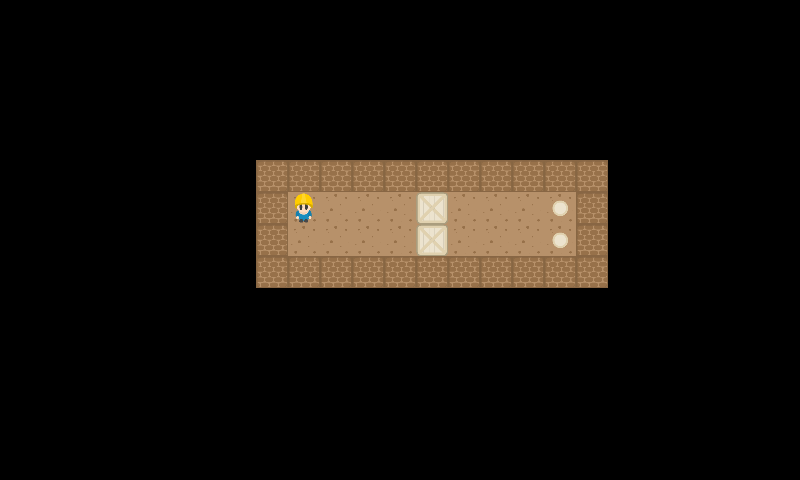

Tiled map render using the project's own tile images. Description and the map definition, with tile-layer contents summarised, below:
An orthogonal 25x15 tile map with 32x32 px tiles, 2 tile layers (StaticMap, Objetos).

<map version="1.0" orientation="orthogonal" renderorder="right-down" width="25" height="15" tilewidth="32" tileheight="32">
 <tileset firstgid="1" name="Tileset" tilewidth="32" tileheight="32">
  <image source="Tileset.png" width="192" height="192" />
  <tile id="0">
   <properties>
    <property name="tipo" value="pared" />
   </properties>
  </tile>
  <tile id="6">
   <properties>
    <property name="tipo" value="pared" />
   </properties>
  </tile>
  <tile id="8">
   <properties>
    <property name="color" value="purple" />
    <property name="tipo" value="endPoint" />
   </properties>
  </tile>
  <tile id="9">
   <properties>
    <property name="color" value="gray" />
    <property name="tipo" value="endPoint" />
   </properties>
  </tile>
  <tile id="10">
   <properties>
    <property name="color" value="brown" />
    <property name="tipo" value="endPoint" />
   </properties>
  </tile>
  <tile id="11">
   <properties>
    <property name="color" value="blue" />
    <property name="tipo" value="endPoint" />
   </properties>
  </tile>
  <tile id="12">
   <properties>
    <property name="tipo" value="pared" />
   </properties>
  </tile>
  <tile id="14">
   <properties>
    <property name="color" value="black" />
    <property name="tipo" value="endPoint" />
   </properties>
  </tile>
  <tile id="15">
   <properties>
    <property name="color" value="purple" />
    <property name="tipo" value="caja" />
   </properties>
  </tile>
  <tile id="16">
   <properties>
    <property name="color" value="gray" />
    <property name="tipo" value="caja" />
   </properties>
  </tile>
  <tile id="17">
   <properties>
    <property name="color" value="brown" />
    <property name="tipo" value="caja" />
   </properties>
  </tile>
  <tile id="18">
   <properties>
    <property name="tipo" value="pared" />
   </properties>
  </tile>
  <tile id="20">
   <properties>
    <property name="color" value="beige" />
    <property name="tipo" value="endPoint" />
   </properties>
  </tile>
  <tile id="21">
   <properties>
    <property name="color" value="blue" />
    <property name="tipo" value="caja" />
   </properties>
  </tile>
  <tile id="22">
   <properties>
    <property name="tipo" value="startPoint" />
   </properties>
  </tile>
  <tile id="24">
   <properties>
    <property name="tipo" value="pared" />
   </properties>
  </tile>
  <tile id="25">
   <properties>
    <property name="color" value="yellow" />
    <property name="tipo" value="endPoint" />
   </properties>
  </tile>
  <tile id="26">
   <properties>
    <property name="color" value="yellow" />
    <property name="tipo" value="caja" />
   </properties>
  </tile>
  <tile id="27">
   <properties>
    <property name="color" value="black" />
    <property name="tipo" value="caja" />
   </properties>
  </tile>
  <tile id="30">
   <properties>
    <property name="tipo" value="pared" />
   </properties>
  </tile>
  <tile id="31">
   <properties>
    <property name="color" value="red" />
    <property name="tipo" value="endPoint" />
   </properties>
  </tile>
  <tile id="32">
   <properties>
    <property name="color" value="red" />
    <property name="tipo" value="caja" />
   </properties>
  </tile>
  <tile id="33">
   <properties>
    <property name="color" value="beige" />
    <property name="tipo" value="caja" />
   </properties>
  </tile>
  <tile id="34">
   <properties>
    <property name="box" value="beige" />
   </properties>
  </tile>
 </tileset>
 <layer name="StaticMap" width="25" height="15">
  <data>[375 cells, 44 non-empty, 2 distinct tile ids]</data>
 </layer>
 <layer name="Objetos" width="25" height="15">
  <data>[375 cells, 5 non-empty, 3 distinct tile ids]</data>
 </layer>
</map>
